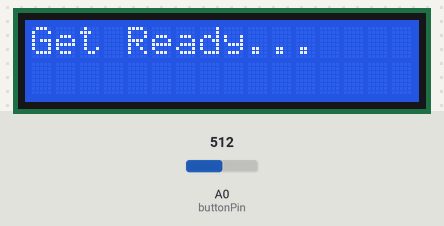
The sketch below on a simulated Arduino Uno, built with avr-gcc and run on an emulated ATmega328P. On the bench: 16×2 character LCD. Inputs (shaded band) come from the test bench; at power-on: A0 (buttonPin) = 512. Random numbers use the default seed unless the sketch sets one; what the sketch prints to the serial monitor is not drawn.

Above: at 1.2 s.
1.3 s: A0 (buttonPin) set to 440
At 2.4 s:
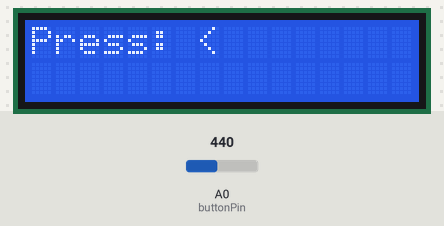
At 4.2 s:
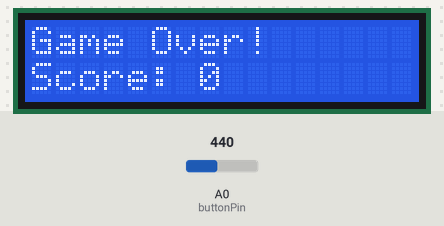
4.3 s: A0 (buttonPin) set to 839
7.3 s: A0 (buttonPin) set to 858
10.3 s: A0 (buttonPin) set to 240
At 11.2 s:
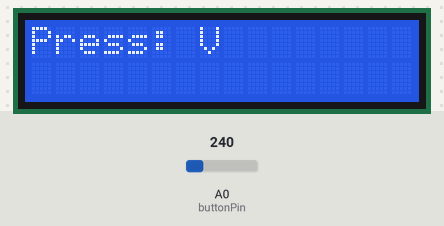
13.3 s: A0 (buttonPin) set to 860
16.3 s: A0 (buttonPin) set to 306
At 18.6 s:
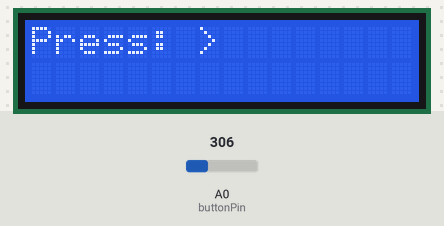
Timing chart, 0 to 20.1 s (numbered marks = the images above; inputs shaded):
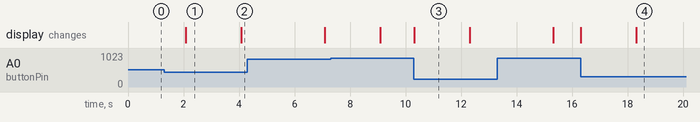

The sketch:

Button_Blitz.ino
```cpp
#include <LiquidCrystal.h>

// LCD Keypad Shield pin setup
LiquidCrystal lcd(8, 9, 4, 5, 6, 7);

const int buttonPin = A0;  // Button input pin
int score = 0;

void setup() {
    lcd.begin(16, 2);
    lcd.print("Press to Start");
    Serial.begin(9600);  // Initialize Serial Monitor
    Serial.print("Initiated");
}

void loop() {
    int button = readButton();

    if (button != 0) {  // Any button press starts the game
        playGame();
    }
}

// Function to play the game
void playGame() {

      score = 0;
    lcd.clear();
    lcd.print("Get Ready...");
    delay(2000);
    int speed = 2000;

    while (true) {
        char symbols[] = {'>', '^', 'V', '<'};
        int index = random(0, 4);
        char symbol = symbols[index];
        int order = index +1;


        lcd.clear();
        lcd.print("Press: ");
        lcd.print(symbol);

        Serial.print("New Symbol: ");
        Serial.println(symbol);  // Print the required symbol

        unsigned long startTime = millis();
        while (millis() - startTime < speed) {  // 2-second window
            int button = readButton();
            if (button != 0) {

                // Print button name

                if (button == order) {  // Correct button
                    Serial.println("Correct!");
                    score++;
                    Serial.println(order);
                    Serial.println(score);

                    if (score % 5 == 0)
                      {
                        speed = speed -100;
                      }

                      if (speed < 200)
                        {
                          speed = 200;
                        }
                    break;
                } else if (button =! order) {  // Wrong button
                    Serial.println("Wrong! Game Over.");
                    gameOver();
                    return;
                }
            }
        }


        if (millis() - startTime >= speed) {  // Timeout
            Serial.println("Timeout! Game Over.");
            gameOver();
            return;
        }
    }

}

// Function to handle game over
void gameOver() {
    lcd.clear();
    lcd.print("Game Over!");
    lcd.setCursor(0, 1);
    lcd.print("Score: ");
    lcd.print(score);
    Serial.print("Final Score: ");
    Serial.println(score);
    delay(3000);
    lcd.clear();
    lcd.print("Press to Start");
}

// Function to read button input
int readButton() {
    int val = analogRead(buttonPin);

    if (val < 50)   return 1; // Right
    if (val < 250)  return 2; // Up
    if (val < 450)  return 3; // Down
    if (val < 650)  return 4; // Left
    if (val < 850)  return 5; // Select

    return 0; // No button pressed
}
```

Measured:
- after the input at 16.3 s, the display: first changes at once (image 4 shows a later state)
- what the display in image 1 shows lasts 2.0 s, from 2.1 s to 4.1 s
